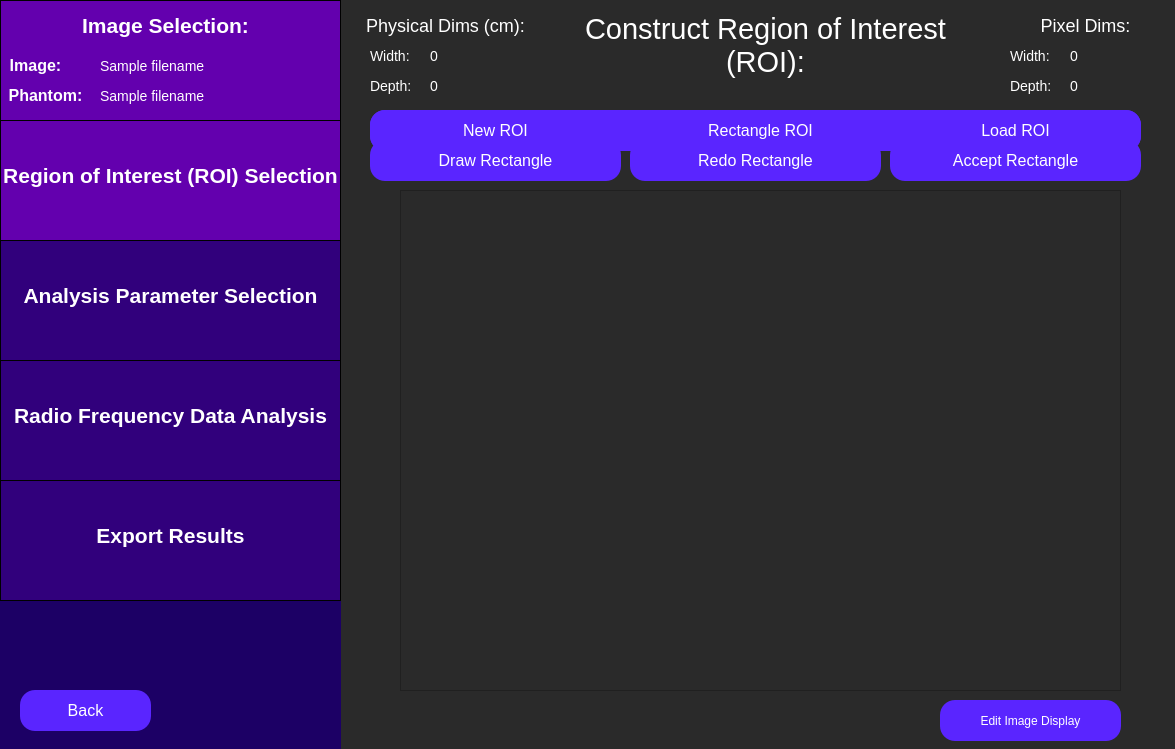
<?xml version="1.0" encoding="UTF-8"?>
<ui version="4.0">
 <class>constructRoi</class>
 <widget class="QWidget" name="constructRoi">
  <property name="geometry">
   <rect>
    <x>0</x>
    <y>0</y>
    <width>1175</width>
    <height>749</height>
   </rect>
  </property>
  <property name="windowTitle">
   <string>Select Region of Interest</string>
  </property>
  <property name="styleSheet">
   <string notr="true">QWidget {
	background: rgb(42, 42, 42);
}</string>
  </property>
  <widget class="QLabel" name="constructRoiLabel">
   <property name="geometry">
    <rect>
     <x>550</x>
     <y>-20</y>
     <width>431</width>
     <height>131</height>
    </rect>
   </property>
   <property name="styleSheet">
    <string notr="true">QLabel {
	font-size: 29px;
	color: rgb(255, 255, 255);
	background-color: rgba(255, 255, 255, 0);
}</string>
   </property>
   <property name="text">
    <string>Construct Region of Interest (ROI):</string>
   </property>
   <property name="textFormat">
    <enum>Qt::AutoText</enum>
   </property>
   <property name="scaledContents">
    <bool>false</bool>
   </property>
   <property name="alignment">
    <set>Qt::AlignCenter</set>
   </property>
   <property name="wordWrap">
    <bool>true</bool>
   </property>
  </widget>
  <widget class="QFrame" name="imDisplayFrame">
   <property name="geometry">
    <rect>
     <x>400</x>
     <y>190</y>
     <width>721</width>
     <height>501</height>
    </rect>
   </property>
   <property name="frameShape">
    <enum>QFrame::StyledPanel</enum>
   </property>
   <property name="frameShadow">
    <enum>QFrame::Raised</enum>
   </property>
  </widget>
  <widget class="QPushButton" name="drawRoiButton">
   <property name="geometry">
    <rect>
     <x>370</x>
     <y>110</y>
     <width>171</width>
     <height>41</height>
    </rect>
   </property>
   <property name="styleSheet">
    <string notr="true">QPushButton {
	color: white;
	font-size: 16px;
	background: rgb(90, 37, 255);
	border-radius: 15px;
}
QPushButton:checked {
	color:white; 
	font-size: 16px;
	background: rgb(45, 0, 110);
	border-radius: 15px;
}
</string>
   </property>
   <property name="text">
    <string>Draw ROI</string>
   </property>
   <property name="checkable">
    <bool>true</bool>
   </property>
   <property name="checked">
    <bool>false</bool>
   </property>
  </widget>
  <widget class="QPushButton" name="undoLastPtButton">
   <property name="geometry">
    <rect>
     <x>570</x>
     <y>110</y>
     <width>171</width>
     <height>41</height>
    </rect>
   </property>
   <property name="styleSheet">
    <string notr="true">QPushButton {
	color: white;
	font-size: 16px;
	background: rgb(90, 37, 255);
	border-radius: 15px;
}</string>
   </property>
   <property name="text">
    <string>Undo Last Point</string>
   </property>
   <property name="checkable">
    <bool>false</bool>
   </property>
  </widget>
  <widget class="QPushButton" name="acceptRoiButton">
   <property name="geometry">
    <rect>
     <x>970</x>
     <y>110</y>
     <width>171</width>
     <height>41</height>
    </rect>
   </property>
   <property name="styleSheet">
    <string notr="true">QPushButton {
	color: white;
	font-size: 16px;
	background: rgb(90, 37, 255);
	border-radius: 15px;
}</string>
   </property>
   <property name="text">
    <string>Accept ROI</string>
   </property>
   <property name="checkable">
    <bool>false</bool>
   </property>
  </widget>
  <widget class="QWidget" name="sidebar" native="true">
   <property name="geometry">
    <rect>
     <x>0</x>
     <y>0</y>
     <width>341</width>
     <height>751</height>
    </rect>
   </property>
   <property name="toolTip">
    <string>&lt;html&gt;&lt;head/&gt;&lt;body&gt;&lt;p&gt;&lt;br/&gt;&lt;/p&gt;&lt;/body&gt;&lt;/html&gt;</string>
   </property>
   <property name="styleSheet">
    <string notr="true">QWidget {
	background-color: rgb(28, 0, 101);
}</string>
   </property>
   <widget class="QFrame" name="imageSelectionSidebar">
    <property name="geometry">
     <rect>
      <x>0</x>
      <y>0</y>
      <width>341</width>
      <height>121</height>
     </rect>
    </property>
    <property name="styleSheet">
     <string notr="true">QFrame {
	background-color: rgb(99, 0, 174);
	border: 1px solid black;
}</string>
    </property>
    <property name="frameShape">
     <enum>QFrame::StyledPanel</enum>
    </property>
    <property name="frameShadow">
     <enum>QFrame::Raised</enum>
    </property>
    <widget class="QLabel" name="imageSelectionLabelSidebar">
     <property name="geometry">
      <rect>
       <x>70</x>
       <y>0</y>
       <width>191</width>
       <height>51</height>
      </rect>
     </property>
     <property name="styleSheet">
      <string notr="true">QLabel {
	font-size: 21px;
	color: rgb(255, 255, 255);
	background-color: rgba(255, 255, 255, 0);
	border: 0px;
	font-weight: bold;
}</string>
     </property>
     <property name="text">
      <string>Image Selection:</string>
     </property>
     <property name="alignment">
      <set>Qt::AlignCenter</set>
     </property>
    </widget>
    <widget class="QLabel" name="imageLabel">
     <property name="geometry">
      <rect>
       <x>-60</x>
       <y>40</y>
       <width>191</width>
       <height>51</height>
      </rect>
     </property>
     <property name="styleSheet">
      <string notr="true">QLabel {
	font-size: 16px;
	color: rgb(255, 255, 255);
	background-color: rgba(255, 255, 255, 0);
	border: 0px;
	font-weight: bold;
}</string>
     </property>
     <property name="text">
      <string>Image:</string>
     </property>
     <property name="alignment">
      <set>Qt::AlignCenter</set>
     </property>
    </widget>
    <widget class="QLabel" name="phantomLabel">
     <property name="geometry">
      <rect>
       <x>-50</x>
       <y>70</y>
       <width>191</width>
       <height>51</height>
      </rect>
     </property>
     <property name="styleSheet">
      <string notr="true">QLabel {
	font-size: 16px;
	color: rgb(255, 255, 255);
	background-color: rgba(255, 255, 255, 0);
	border: 0px;
	font-weight: bold
}</string>
     </property>
     <property name="text">
      <string>Phantom:</string>
     </property>
     <property name="alignment">
      <set>Qt::AlignCenter</set>
     </property>
    </widget>
    <widget class="QLabel" name="imagePathInput">
     <property name="geometry">
      <rect>
       <x>100</x>
       <y>40</y>
       <width>241</width>
       <height>51</height>
      </rect>
     </property>
     <property name="styleSheet">
      <string notr="true">QLabel {
	font-size: 14px;
	color: rgb(255, 255, 255);
	background-color: rgba(255, 255, 255, 0);
	border: 0px;
}</string>
     </property>
     <property name="text">
      <string>Sample filename </string>
     </property>
     <property name="alignment">
      <set>Qt::AlignLeading|Qt::AlignLeft|Qt::AlignVCenter</set>
     </property>
    </widget>
    <widget class="QLabel" name="phantomPathInput">
     <property name="geometry">
      <rect>
       <x>100</x>
       <y>70</y>
       <width>241</width>
       <height>51</height>
      </rect>
     </property>
     <property name="styleSheet">
      <string notr="true">QLabel {
	font-size: 14px;
	color: rgb(255, 255, 255);
	background-color: rgba(255, 255, 255, 0);
	border: 0px;
}</string>
     </property>
     <property name="text">
      <string>Sample filename </string>
     </property>
     <property name="alignment">
      <set>Qt::AlignLeading|Qt::AlignLeft|Qt::AlignVCenter</set>
     </property>
    </widget>
   </widget>
   <widget class="QFrame" name="roiSidebar">
    <property name="geometry">
     <rect>
      <x>0</x>
      <y>120</y>
      <width>341</width>
      <height>121</height>
     </rect>
    </property>
    <property name="styleSheet">
     <string notr="true">QFrame {
	background-color: rgb(99, 0, 174);
	border: 1px solid black;
}</string>
    </property>
    <property name="frameShape">
     <enum>QFrame::StyledPanel</enum>
    </property>
    <property name="frameShadow">
     <enum>QFrame::Raised</enum>
    </property>
    <widget class="QLabel" name="roiSidebarLabel">
     <property name="geometry">
      <rect>
       <x>0</x>
       <y>30</y>
       <width>341</width>
       <height>51</height>
      </rect>
     </property>
     <property name="styleSheet">
      <string notr="true">QLabel {
	font-size: 21px;
	color: rgb(255, 255, 255);
	background-color: rgba(255, 255, 255, 0);
	border: 0px;
	font-weight: bold;
}</string>
     </property>
     <property name="text">
      <string>Region of Interest (ROI) Selection</string>
     </property>
     <property name="alignment">
      <set>Qt::AlignCenter</set>
     </property>
    </widget>
   </widget>
   <widget class="QFrame" name="rfAnalysisSidebar">
    <property name="geometry">
     <rect>
      <x>0</x>
      <y>360</y>
      <width>341</width>
      <height>121</height>
     </rect>
    </property>
    <property name="styleSheet">
     <string notr="true">QFrame {
	background-color:  rgb(49, 0, 124);
	border: 1px solid black;
}</string>
    </property>
    <property name="frameShape">
     <enum>QFrame::StyledPanel</enum>
    </property>
    <property name="frameShadow">
     <enum>QFrame::Raised</enum>
    </property>
    <widget class="QLabel" name="rfAnalysisLabel">
     <property name="geometry">
      <rect>
       <x>0</x>
       <y>30</y>
       <width>341</width>
       <height>51</height>
      </rect>
     </property>
     <property name="styleSheet">
      <string notr="true">QLabel {
	font-size: 21px;
	color: rgb(255, 255, 255);
	background-color: rgba(255, 255, 255, 0);
	border: 0px;
	font-weight: bold;
}</string>
     </property>
     <property name="text">
      <string>Radio Frequency Data Analysis</string>
     </property>
     <property name="alignment">
      <set>Qt::AlignCenter</set>
     </property>
    </widget>
   </widget>
   <widget class="QFrame" name="exportResultsSidebar">
    <property name="geometry">
     <rect>
      <x>0</x>
      <y>480</y>
      <width>341</width>
      <height>121</height>
     </rect>
    </property>
    <property name="styleSheet">
     <string notr="true">QFrame {
	background-color:  rgb(49, 0, 124);
	border: 1px solid black;
}</string>
    </property>
    <property name="frameShape">
     <enum>QFrame::StyledPanel</enum>
    </property>
    <property name="frameShadow">
     <enum>QFrame::Raised</enum>
    </property>
    <widget class="QLabel" name="exportResultsLabel">
     <property name="geometry">
      <rect>
       <x>20</x>
       <y>30</y>
       <width>301</width>
       <height>51</height>
      </rect>
     </property>
     <property name="styleSheet">
      <string notr="true">QLabel {
	font-size: 21px;
	color: rgb(255, 255, 255);
	background-color: rgba(255, 255, 255, 0);
	border: 0px;
	font-weight: bold;
}</string>
     </property>
     <property name="text">
      <string>Export Results</string>
     </property>
     <property name="alignment">
      <set>Qt::AlignCenter</set>
     </property>
    </widget>
   </widget>
  </widget>
  <widget class="QFrame" name="analysisParamsSidebar">
   <property name="geometry">
    <rect>
     <x>0</x>
     <y>240</y>
     <width>341</width>
     <height>121</height>
    </rect>
   </property>
   <property name="styleSheet">
    <string notr="true">QFrame {
	background-color: rgb(49, 0, 124);
	border: 1px solid black;
}</string>
   </property>
   <property name="frameShape">
    <enum>QFrame::StyledPanel</enum>
   </property>
   <property name="frameShadow">
    <enum>QFrame::Raised</enum>
   </property>
   <widget class="QLabel" name="analysisParamsLabel">
    <property name="geometry">
     <rect>
      <x>0</x>
      <y>30</y>
      <width>341</width>
      <height>51</height>
     </rect>
    </property>
    <property name="styleSheet">
     <string notr="true">QLabel {
	font-size: 21px;
	color: rgb(255, 255, 255);
	background-color: rgba(255, 255, 255, 0);
	border: 0px;
	font-weight:bold;
}</string>
    </property>
    <property name="text">
     <string>Analysis Parameter Selection</string>
    </property>
    <property name="alignment">
     <set>Qt::AlignCenter</set>
    </property>
   </widget>
  </widget>
  <widget class="QPushButton" name="editImageDisplayButton">
   <property name="geometry">
    <rect>
     <x>940</x>
     <y>700</y>
     <width>181</width>
     <height>41</height>
    </rect>
   </property>
   <property name="styleSheet">
    <string notr="true">QPushButton {
	color: white;
	font-size: 12px;
	background: rgb(90, 37, 255);
	border-radius: 15px;
}</string>
   </property>
   <property name="text">
    <string>Edit Image Display</string>
   </property>
  </widget>
  <widget class="QPushButton" name="closeRoiButton">
   <property name="geometry">
    <rect>
     <x>770</x>
     <y>110</y>
     <width>171</width>
     <height>41</height>
    </rect>
   </property>
   <property name="styleSheet">
    <string notr="true">QPushButton {
	color: white;
	font-size: 16px;
	background: rgb(90, 37, 255);
	border-radius: 15px;
}</string>
   </property>
   <property name="text">
    <string>Close ROI</string>
   </property>
   <property name="checkable">
    <bool>false</bool>
   </property>
  </widget>
  <widget class="QPushButton" name="redrawRoiButton">
   <property name="geometry">
    <rect>
     <x>770</x>
     <y>110</y>
     <width>171</width>
     <height>41</height>
    </rect>
   </property>
   <property name="styleSheet">
    <string notr="true">QPushButton {
	color: white;
	font-size: 16px;
	background: rgb(90, 37, 255);
	border-radius: 15px;
}</string>
   </property>
   <property name="text">
    <string>Redraw ROI</string>
   </property>
   <property name="checkable">
    <bool>false</bool>
   </property>
  </widget>
  <widget class="QPushButton" name="backButton">
   <property name="geometry">
    <rect>
     <x>20</x>
     <y>690</y>
     <width>131</width>
     <height>41</height>
    </rect>
   </property>
   <property name="styleSheet">
    <string notr="true">QPushButton {
	color: white;
	font-size: 16px;
	background: rgb(90, 37, 255);
	border-radius: 15px;
}</string>
   </property>
   <property name="text">
    <string>Back</string>
   </property>
  </widget>
  <widget class="QPushButton" name="undoLoadedRoiButton">
   <property name="geometry">
    <rect>
     <x>420</x>
     <y>110</y>
     <width>271</width>
     <height>41</height>
    </rect>
   </property>
   <property name="styleSheet">
    <string notr="true">QPushButton {
	color: white;
	font-size: 16px;
	background: rgb(90, 37, 255);
	border-radius: 15px;
}
</string>
   </property>
   <property name="text">
    <string>Undo</string>
   </property>
   <property name="checkable">
    <bool>true</bool>
   </property>
   <property name="checked">
    <bool>false</bool>
   </property>
  </widget>
  <widget class="QPushButton" name="newRoiButton">
   <property name="geometry">
    <rect>
     <x>370</x>
     <y>110</y>
     <width>251</width>
     <height>41</height>
    </rect>
   </property>
   <property name="styleSheet">
    <string notr="true">QPushButton {
	color: white;
	font-size: 16px;
	background: rgb(90, 37, 255);
	border-radius: 15px;
}
</string>
   </property>
   <property name="text">
    <string>New ROI</string>
   </property>
   <property name="checkable">
    <bool>true</bool>
   </property>
   <property name="checked">
    <bool>false</bool>
   </property>
  </widget>
  <widget class="QPushButton" name="acceptLoadedRoiButton">
   <property name="geometry">
    <rect>
     <x>820</x>
     <y>110</y>
     <width>271</width>
     <height>41</height>
    </rect>
   </property>
   <property name="styleSheet">
    <string notr="true">QPushButton {
	color: white;
	font-size: 16px;
	background: rgb(90, 37, 255);
	border-radius: 15px;
}
</string>
   </property>
   <property name="text">
    <string>Accept ROI</string>
   </property>
   <property name="checkable">
    <bool>true</bool>
   </property>
   <property name="checked">
    <bool>false</bool>
   </property>
  </widget>
  <widget class="QPushButton" name="loadRoiButton">
   <property name="geometry">
    <rect>
     <x>890</x>
     <y>110</y>
     <width>251</width>
     <height>41</height>
    </rect>
   </property>
   <property name="styleSheet">
    <string notr="true">QPushButton {
	color: white;
	font-size: 16px;
	background: rgb(90, 37, 255);
	border-radius: 15px;
}
</string>
   </property>
   <property name="text">
    <string>Load ROI</string>
   </property>
   <property name="checkable">
    <bool>true</bool>
   </property>
   <property name="checked">
    <bool>false</bool>
   </property>
  </widget>
  <widget class="QLabel" name="physicalDepthLabel">
   <property name="geometry">
    <rect>
     <x>370</x>
     <y>70</y>
     <width>91</width>
     <height>31</height>
    </rect>
   </property>
   <property name="styleSheet">
    <string notr="true">QLabel {
	font-size: 14px;
	color: rgb(255, 255, 255);
	background-color: rgba(255, 255, 255, 0);
}</string>
   </property>
   <property name="text">
    <string>Depth:</string>
   </property>
   <property name="textFormat">
    <enum>Qt::AutoText</enum>
   </property>
   <property name="scaledContents">
    <bool>false</bool>
   </property>
   <property name="alignment">
    <set>Qt::AlignLeading|Qt::AlignLeft|Qt::AlignVCenter</set>
   </property>
   <property name="wordWrap">
    <bool>true</bool>
   </property>
  </widget>
  <widget class="QLabel" name="physicalWidthLabel">
   <property name="geometry">
    <rect>
     <x>370</x>
     <y>40</y>
     <width>91</width>
     <height>31</height>
    </rect>
   </property>
   <property name="styleSheet">
    <string notr="true">QLabel {
	font-size: 14px;
	color: rgb(255, 255, 255);
	background-color: rgba(255, 255, 255, 0);
}</string>
   </property>
   <property name="text">
    <string>Width:</string>
   </property>
   <property name="textFormat">
    <enum>Qt::AutoText</enum>
   </property>
   <property name="scaledContents">
    <bool>false</bool>
   </property>
   <property name="alignment">
    <set>Qt::AlignLeading|Qt::AlignLeft|Qt::AlignVCenter</set>
   </property>
   <property name="wordWrap">
    <bool>true</bool>
   </property>
  </widget>
  <widget class="QLabel" name="physicalDepthVal">
   <property name="geometry">
    <rect>
     <x>430</x>
     <y>70</y>
     <width>91</width>
     <height>31</height>
    </rect>
   </property>
   <property name="styleSheet">
    <string notr="true">QLabel {
	font-size: 14px;
	color: rgb(255, 255, 255);
	background-color: rgba(255, 255, 255, 0);
}</string>
   </property>
   <property name="text">
    <string>0</string>
   </property>
   <property name="textFormat">
    <enum>Qt::AutoText</enum>
   </property>
   <property name="scaledContents">
    <bool>false</bool>
   </property>
   <property name="alignment">
    <set>Qt::AlignLeading|Qt::AlignLeft|Qt::AlignVCenter</set>
   </property>
   <property name="wordWrap">
    <bool>true</bool>
   </property>
  </widget>
  <widget class="QLabel" name="physicalDimsLabel">
   <property name="geometry">
    <rect>
     <x>310</x>
     <y>0</y>
     <width>271</width>
     <height>51</height>
    </rect>
   </property>
   <property name="styleSheet">
    <string notr="true">QLabel {
	font-size: 18px;
	color: rgb(255, 255, 255);
	background-color: rgba(255, 255, 255, 0);
}</string>
   </property>
   <property name="text">
    <string>Physical Dims (cm):</string>
   </property>
   <property name="textFormat">
    <enum>Qt::AutoText</enum>
   </property>
   <property name="scaledContents">
    <bool>false</bool>
   </property>
   <property name="alignment">
    <set>Qt::AlignCenter</set>
   </property>
   <property name="wordWrap">
    <bool>true</bool>
   </property>
  </widget>
  <widget class="QLabel" name="physicalWidthVal">
   <property name="geometry">
    <rect>
     <x>430</x>
     <y>40</y>
     <width>91</width>
     <height>31</height>
    </rect>
   </property>
   <property name="styleSheet">
    <string notr="true">QLabel {
	font-size: 14px;
	color: rgb(255, 255, 255);
	background-color: rgba(255, 255, 255, 0);
}</string>
   </property>
   <property name="text">
    <string>0</string>
   </property>
   <property name="textFormat">
    <enum>Qt::AutoText</enum>
   </property>
   <property name="scaledContents">
    <bool>false</bool>
   </property>
   <property name="alignment">
    <set>Qt::AlignLeading|Qt::AlignLeft|Qt::AlignVCenter</set>
   </property>
   <property name="wordWrap">
    <bool>true</bool>
   </property>
  </widget>
  <widget class="QLabel" name="pixelWidthLabel">
   <property name="geometry">
    <rect>
     <x>1010</x>
     <y>40</y>
     <width>91</width>
     <height>31</height>
    </rect>
   </property>
   <property name="styleSheet">
    <string notr="true">QLabel {
	font-size: 14px;
	color: rgb(255, 255, 255);
	background-color: rgba(255, 255, 255, 0);
}</string>
   </property>
   <property name="text">
    <string>Width:</string>
   </property>
   <property name="textFormat">
    <enum>Qt::AutoText</enum>
   </property>
   <property name="scaledContents">
    <bool>false</bool>
   </property>
   <property name="alignment">
    <set>Qt::AlignLeading|Qt::AlignLeft|Qt::AlignVCenter</set>
   </property>
   <property name="wordWrap">
    <bool>true</bool>
   </property>
  </widget>
  <widget class="QLabel" name="pixelDepthVal">
   <property name="geometry">
    <rect>
     <x>1070</x>
     <y>70</y>
     <width>91</width>
     <height>31</height>
    </rect>
   </property>
   <property name="styleSheet">
    <string notr="true">QLabel {
	font-size: 14px;
	color: rgb(255, 255, 255);
	background-color: rgba(255, 255, 255, 0);
}</string>
   </property>
   <property name="text">
    <string>0</string>
   </property>
   <property name="textFormat">
    <enum>Qt::AutoText</enum>
   </property>
   <property name="scaledContents">
    <bool>false</bool>
   </property>
   <property name="alignment">
    <set>Qt::AlignLeading|Qt::AlignLeft|Qt::AlignVCenter</set>
   </property>
   <property name="wordWrap">
    <bool>true</bool>
   </property>
  </widget>
  <widget class="QLabel" name="pixelWidthVal">
   <property name="geometry">
    <rect>
     <x>1070</x>
     <y>40</y>
     <width>91</width>
     <height>31</height>
    </rect>
   </property>
   <property name="styleSheet">
    <string notr="true">QLabel {
	font-size: 14px;
	color: rgb(255, 255, 255);
	background-color: rgba(255, 255, 255, 0);
}</string>
   </property>
   <property name="text">
    <string>0</string>
   </property>
   <property name="textFormat">
    <enum>Qt::AutoText</enum>
   </property>
   <property name="scaledContents">
    <bool>false</bool>
   </property>
   <property name="alignment">
    <set>Qt::AlignLeading|Qt::AlignLeft|Qt::AlignVCenter</set>
   </property>
   <property name="wordWrap">
    <bool>true</bool>
   </property>
  </widget>
  <widget class="QLabel" name="pixelDimsLabel">
   <property name="geometry">
    <rect>
     <x>950</x>
     <y>0</y>
     <width>271</width>
     <height>51</height>
    </rect>
   </property>
   <property name="styleSheet">
    <string notr="true">QLabel {
	font-size: 18px;
	color: rgb(255, 255, 255);
	background-color: rgba(255, 255, 255, 0);
}</string>
   </property>
   <property name="text">
    <string>Pixel Dims:</string>
   </property>
   <property name="textFormat">
    <enum>Qt::AutoText</enum>
   </property>
   <property name="scaledContents">
    <bool>false</bool>
   </property>
   <property name="alignment">
    <set>Qt::AlignCenter</set>
   </property>
   <property name="wordWrap">
    <bool>true</bool>
   </property>
  </widget>
  <widget class="QLabel" name="pixelDepthLabel">
   <property name="geometry">
    <rect>
     <x>1010</x>
     <y>70</y>
     <width>91</width>
     <height>31</height>
    </rect>
   </property>
   <property name="styleSheet">
    <string notr="true">QLabel {
	font-size: 14px;
	color: rgb(255, 255, 255);
	background-color: rgba(255, 255, 255, 0);
}</string>
   </property>
   <property name="text">
    <string>Depth:</string>
   </property>
   <property name="textFormat">
    <enum>Qt::AutoText</enum>
   </property>
   <property name="scaledContents">
    <bool>false</bool>
   </property>
   <property name="alignment">
    <set>Qt::AlignLeading|Qt::AlignLeft|Qt::AlignVCenter</set>
   </property>
   <property name="wordWrap">
    <bool>true</bool>
   </property>
  </widget>
  <widget class="QPushButton" name="rectRoiButton">
   <property name="geometry">
    <rect>
     <x>640</x>
     <y>110</y>
     <width>241</width>
     <height>41</height>
    </rect>
   </property>
   <property name="styleSheet">
    <string notr="true">QPushButton {
	color: white;
	font-size: 16px;
	background: rgb(90, 37, 255);
	border-radius: 15px;
}
</string>
   </property>
   <property name="text">
    <string>Rectangle ROI</string>
   </property>
   <property name="checkable">
    <bool>true</bool>
   </property>
   <property name="checked">
    <bool>false</bool>
   </property>
  </widget>
  <widget class="QPushButton" name="redrawRectButton">
   <property name="geometry">
    <rect>
     <x>630</x>
     <y>140</y>
     <width>251</width>
     <height>41</height>
    </rect>
   </property>
   <property name="styleSheet">
    <string notr="true">QPushButton {
	color: white;
	font-size: 16px;
	background: rgb(90, 37, 255);
	border-radius: 15px;
}
</string>
   </property>
   <property name="text">
    <string>Redo Rectangle</string>
   </property>
   <property name="checkable">
    <bool>true</bool>
   </property>
   <property name="checked">
    <bool>false</bool>
   </property>
  </widget>
  <widget class="QPushButton" name="acceptRectButton">
   <property name="geometry">
    <rect>
     <x>890</x>
     <y>140</y>
     <width>251</width>
     <height>41</height>
    </rect>
   </property>
   <property name="styleSheet">
    <string notr="true">QPushButton {
	color: white;
	font-size: 16px;
	background: rgb(90, 37, 255);
	border-radius: 15px;
}
</string>
   </property>
   <property name="text">
    <string>Accept Rectangle</string>
   </property>
   <property name="checkable">
    <bool>true</bool>
   </property>
   <property name="checked">
    <bool>false</bool>
   </property>
  </widget>
  <widget class="QPushButton" name="drawRectButton">
   <property name="geometry">
    <rect>
     <x>370</x>
     <y>140</y>
     <width>251</width>
     <height>41</height>
    </rect>
   </property>
   <property name="styleSheet">
    <string notr="true">QPushButton {
	color: white;
	font-size: 16px;
	background: rgb(90, 37, 255);
	border-radius: 15px;
}
QPushButton:checked {
	color:white; 
	font-size: 16px;
	background: rgb(45, 0, 110);
	border-radius: 15px;
}
</string>
   </property>
   <property name="text">
    <string>Draw Rectangle</string>
   </property>
   <property name="checkable">
    <bool>true</bool>
   </property>
   <property name="checked">
    <bool>false</bool>
   </property>
  </widget>
 </widget>
 <resources/>
 <connections/>
</ui>
